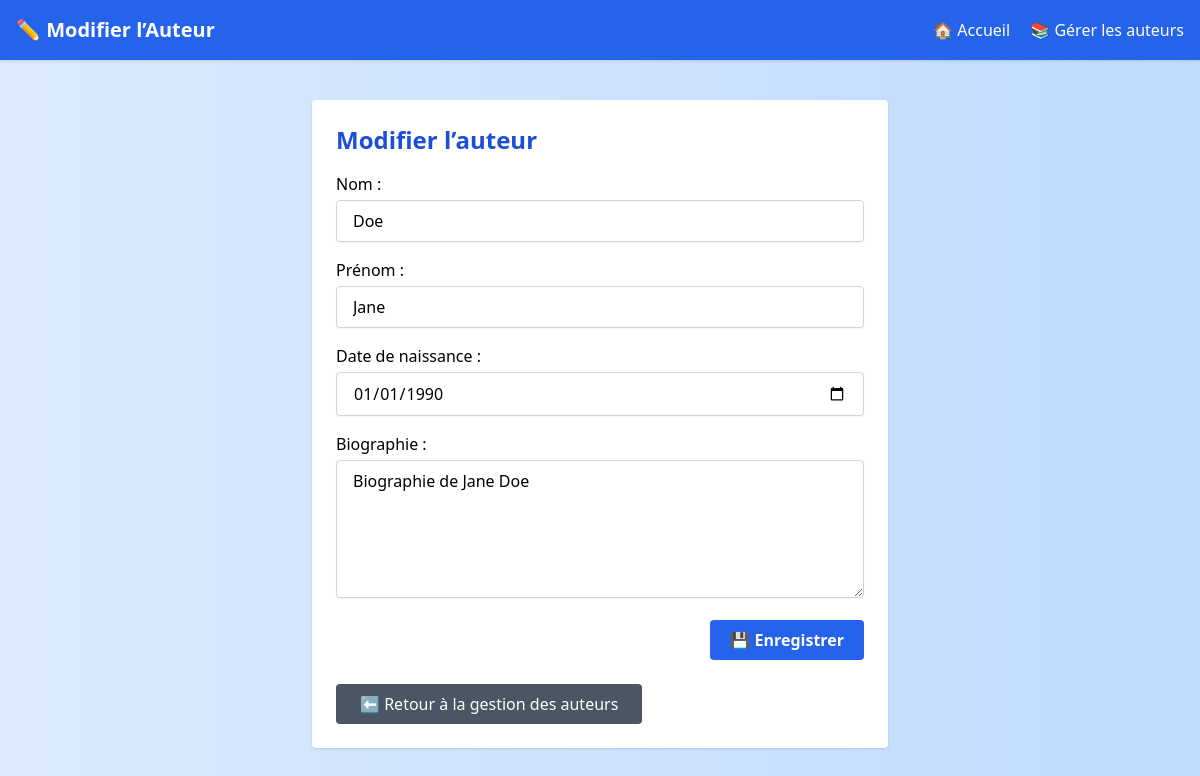
/authors/edit.php?id=2 (signed in), run on the app's committed database.
### tables this page shows
CREATE TABLE IF NOT EXISTS `auteurs` (
  `id` int NOT NULL AUTO_INCREMENT,
  `nom` varchar(100) NOT NULL,
  `prenom` varchar(100) NOT NULL,
  `date_naissance` date DEFAULT NULL,
  `biographie` text,
  PRIMARY KEY (`id`)
);

### authors/edit.php (the view, shortened to what this page needs)
<?php
require_once '../includes/config.php';
$auteur_id = intval($_GET['id']);
$stmt = $pdo->prepare("SELECT * FROM auteurs WHERE id = ?");
$stmt->execute([$auteur_id]);
$auteur = $stmt->fetch();
?>
<!DOCTYPE html>
<html lang="fr">
<head>
    <script src="https://cdn.tailwindcss.com"></script>
</head>
<body class="bg-gradient-to-r from-blue-100 to-blue-200 min-h-screen font-sans">
<header class="bg-blue-600 text-white p-4 flex justify-between items-center shadow">
    <h1 class="text-xl font-semibold">✏️ Modifier l’Auteur</h1>
    <nav class="space-x-4">
        <a href="../index.php" class="hover:underline">🏠 Accueil</a>
        <a href="gerer_auteurs.php" class="hover:underline">📚 Gérer les auteurs</a>
    </nav>
</header>
<main class="max-w-xl mx-auto bg-white mt-10 p-6 rounded shadow">
    <h2 class="text-2xl font-semibold mb-4 text-blue-700">Modifier l’auteur</h2>
    <form method="post" class="space-y-4">
        <div>
            <label for="nom" class="block font-medium">Nom :</label>
            <input type="text" name="nom" id="nom" required
                   value="<?= htmlspecialchars($auteur['nom'] ?? '') ?>"
                   class="mt-1 w-full px-4 py-2 border border-gray-300 rounded shadow-sm focus:outline-none focus:ring-2 focus:ring-blue-400">
        </div>
        <div>
            <label for="prenom" class="block font-medium">Prénom :</label>
            <input type="text" name="prenom" id="prenom" required
                   value="<?= htmlspecialchars($auteur['prenom'] ?? '') ?>"
                   class="mt-1 w-full px-4 py-2 border border-gray-300 rounded shadow-sm focus:outline-none focus:ring-2 focus:ring-blue-400">
        </div>
        <div>
            <label for="date_naissance" class="block font-medium">Date de naissance :</label>
            <input type="date" name="date_naissance" id="date_naissance"
                   value="<?= htmlspecialchars($auteur['date_naissance'] ?? '') ?>"
                   class="mt-1 w-full px-4 py-2 border border-gray-300 rounded shadow-sm focus:outline-none focus:ring-2 focus:ring-blue-400">
        </div>
        <div>
            <label for="biographie" class="block font-medium">Biographie :</label>
            <textarea name="biographie" id="biographie" rows="5"
                      class="mt-1 w-full px-4 py-2 border border-gray-300 rounded shadow-sm focus:outline-none focus:ring-2 focus:ring-blue-400"><?= htmlspecialchars($auteur['biographie'] ?? '') ?></textarea>
        </div>
        <div class="flex justify-end">
            <button type="submit"
                    class="bg-blue-600 hover:bg-blue-700 text-white px-5 py-2 rounded font-semibold transition">
                💾 Enregistrer
            </button>
        </div>
    </form>
    <div class="mt-6">
       <a href="../gerer_auteurs.php"
            class="inline-block bg-gray-600 text-white px-6 py-2 rounded hover:bg-gray-700 transition">
                ⬅️ Retour à la gestion des auteurs
        </a>
    </div>
</main>
</body>
</html>

### data on the page
auteurs: nom "Doe", prenom "Jane", date_naissance "01/01/1990", biographie "Biographie de Jane Doe"
